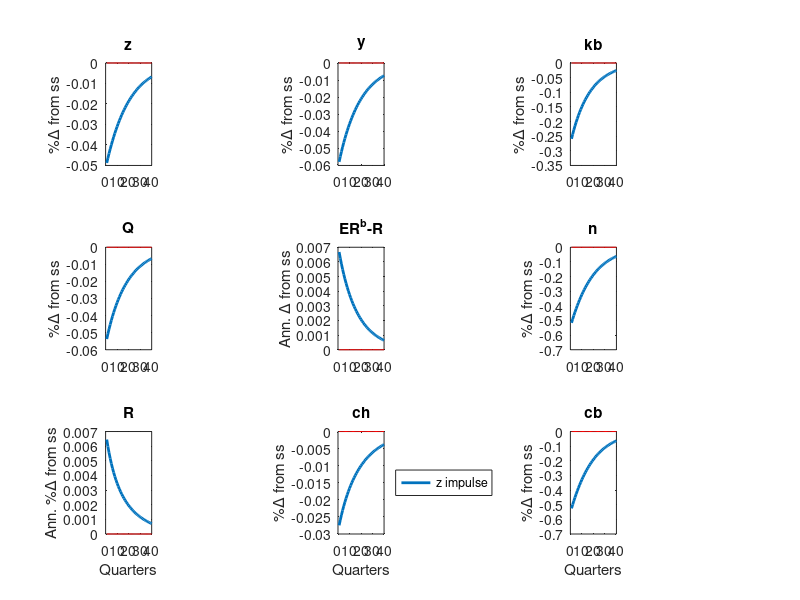
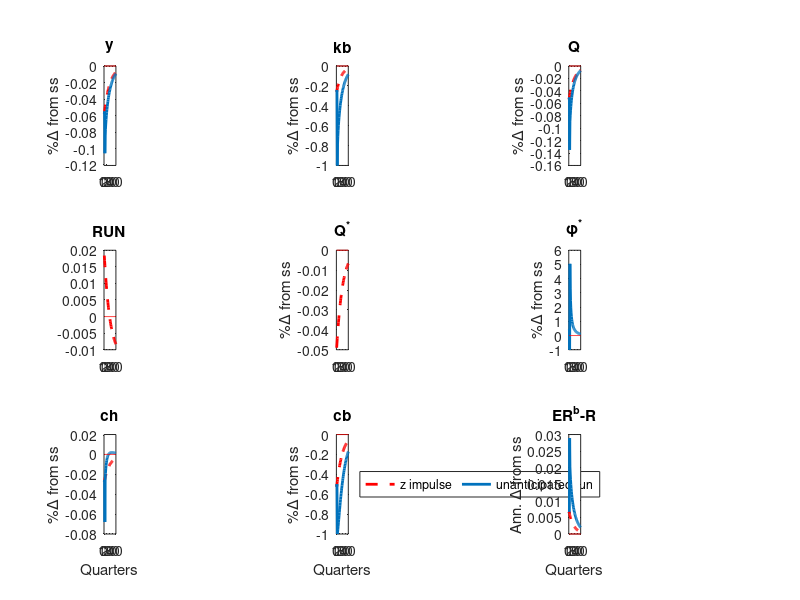
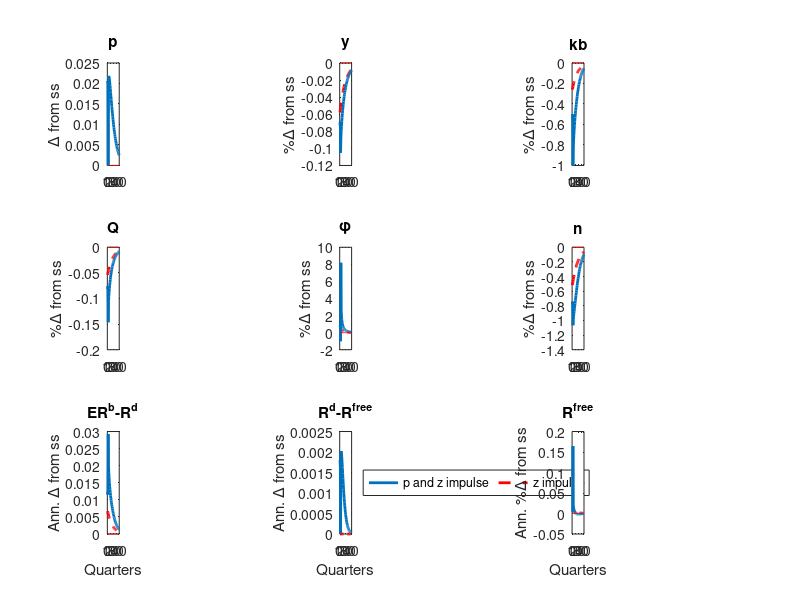

These figures' MATLAB source, in order:
clear all

%% load the workspaces containing impulse responses 
load unanticipated
load anticipated_run_does_not_happen
load anticipated_run_happens_at_time_3

%% extract and compute relevant variables

kh_prun=x_path(1:T);
q_prun=x_path(T+1:2*T);
d_prun=x_path(2*T+1:3*T);

n_prun=P.sigma*( (q_prun(2:end)+z(2:end)-mc_val*q_prun(1:end-1)).*(1-kh_prun(1:end-1)) - d_prun(1:end-1)   ) + P.w;

n_prun=[N_ss;n_prun];

ch_prun=y(2:end)-(1-P.sigma)*(n_prun(2:end)-P.w)./P.sigma - P.alpha/2*kh_prun(2:end).^2-mc_val*q_prun(1:end-1).*(1-kh_prun(1:end-1));
ch_prun=[ch_ss;ch_prun];
phi_prun=q_prun.*(1-kh_prun)./n_prun;
q_bar_prun=gamma_val*d_prun(1:end-2)./(1-kh_prun(1:end-2))-z(2:end-1)-mc_val*q_prun(1:end-2);

pai_check=P.pbar*(1-(q_run(3:end)+z(3:end)).*(1-kh_prun(2:end-1))./d_prun(2:end-1)).^P.delta_p;
pai=max(P.pbar*(1-(q_run(3:end)+z(3:end)).*(1-kh_prun(2:end-1))./d_prun(2:end-1)).^P.delta_p,0);
pai=[0;pai;pai(end)];


Rk_z=[1/beta+spread_val; (z(3:end) + q_z(3:end))./q_z(2:end-1) ;1/beta+spread_val ];
Rh_z=[1/beta; (z(3:end) + q_z(3:end))./(q_z(2:end-1)+alpha*kh_z(2:end-1)) ;1/beta+spread_val ];

Rk_zrun=[1/beta+spread_val; Rk_z(2:t_run); (z(t_run+2:end) + q_zrun(t_run+2:end))./q_zrun(t_run+1:end-1) ;1/beta+spread_val ];

Spreadk_z=Rk_z-R_z;
Spreadk_zrun=Rk_zrun-R_zrun;
Spreadk_prun=Rk_prun-R_prun;
Spreadd_prun=R_prun-R_rf_prun;
Run_z=1-(q_run_plot(3:end)+z(3:end)).*(1-kh_z(2:end-1))./(gamma_val*d_z(2:end-1));
Run_p=1-(q_run(3:end)+z(3:end)).*(1-kh_prun(2:end-1))./d_prun(2:end-1);


phi_after_run=q_path_after_run(3:end).*(1-kh_path_after_run(2:end-1))./((1+P.sigma)*P.w);
pai_dev=pai(2:end-3);
deviation_loss=(1-pai_dev).*(1-P.sigma+P.sigma*P.theta*phi_prun(3:end-2)).*( (z(3:end-2) + q_prun(3:end-2))./q_prun(2:end-3) - R_prun(2:end-3)  ).*phi_prun(2:end-3);
deviation_gain=pai_dev.*P.beta.*(1-P.sigma+P.sigma*P.theta*phi_after_run).*( (z(3:end-2) + q_run(3:end-2))./q_prun(2:end-3) );
daviation_value=deviation_gain-deviation_loss;

%% GENERATE PLOTS


%% Z SHOCK
SS=zeros(size(z(2:1+N)));
figure 
 
subplot(3,3,1)
plot((z(2:1+N)-Z_ss)/Z_ss  ,'LineWidth',2   )     %plot(oo_.irfs.z_eps_z(1:PERIODS)) 
hold on
plot(SS,'r');
title('z')
ylabel('%\Delta from ss') 


subplot(3,3,2)
plot((y_z(2:1+N)-y_ss)/y_ss,'LineWidth',2)  
hold on
plot(SS,'r');
title('y')
ylabel('%\Delta from ss') 


subplot(3,3,3)
plot((1-kh_z(2:1+N)-kb_ss)/kb_ss,'LineWidth',2) 
hold on
plot(SS,'r');
title('kb')
ylabel('%\Delta from ss') 


subplot(3,3,4)
plot((q_z(2:1+N)-Q_ss)/Q_ss,'LineWidth',2) 
hold on
plot(SS,'r');
title('Q')
ylabel('%\Delta from ss') 



subplot(3,3,5)
plot(4*(Spreadk_z(2:1+N)-spread_val),'LineWidth',2) 
hold on
plot(SS,'r');
title('ER^{b}-R')
ylabel('Ann. \Delta from ss') 


subplot(3,3,6)
plot((n_z(2:1+N)-N_ss)/N_ss,'LineWidth',2) 
hold on
plot(SS,'r');
title('n')
ylabel('%\Delta from ss') 



subplot(3,3,7)
plot(4*(R_z(2:1+N)-R_ss)/R_ss,'LineWidth',2) 
hold on
plot(SS,'r');
title('R')
xlabel('Quarters')
ylabel('Ann. %\Delta from ss') 


subplot(3,3,8)
plot((ch_z(2:1+N)-ch_ss)/ch_ss,'LineWidth',2) 
hold on
%legend('Recession','Location','SouthOutside')
plot(SS,'r');

title('ch')

xlabel('Quarters')
ylabel('%\Delta from ss') 
legend('z impulse','Location','EastOutside','Orientation', 'Horizontal')

subplot(3,3,9)
plot((cb_z(2:1+N)-cb_ss)/cb_ss,'LineWidth',2) 
hold on
plot(SS,'r');
title('cb')
xlabel('Quarters')
ylabel('%\Delta from ss') 














%% Unanticipated Run

figure 

subplot(3,3,1)
plot((y_z(2:1+N)-y_ss)/y_ss,'r--','LineWidth',2)  
hold on
plot((y(2:1+N)- P.alpha/2*kh_zrun(2:1+N).^2-y_ss)/y_ss,'LineWidth',2)
plot(SS,'r');
title('y')
ylabel('%\Delta from ss') 


subplot(3,3,2)
plot((1-kh_z(2:1+N)-kb_ss)/kb_ss,'r--','LineWidth',2) 
hold on
plot((1-kh_zrun(2:1+N)-kb_ss)/kb_ss,'LineWidth',2)
plot(SS,'r');
title('kb')
ylabel('%\Delta from ss') 


subplot(3,3,3)
plot((q_z(2:1+N)-Q_ss)/Q_ss,'r--','LineWidth',2) 
hold on
plot((q_zrun(2:1+N)-Q_ss)/Q_ss,'LineWidth',2) 
plot(SS,'r');
title('Q')
ylabel('%\Delta from ss') 

subplot(3,3,4)

plot((Run_z(1:N)),'r--','LineWidth',2) 
hold on
plot(SS(1:end),'r');
title('RUN')



subplot(3,3,5)

%plot((q_bar_norun(2:N+1)-(d_z(1)./(1-kh_z(1))-Z_ss))/(d_z(1)./(1-kh_z(1))-Z_ss),'LineWidth',2) 
plot( (q_run_plot(3:N+2)-q_run_plot(end))/q_run_plot(end),'r--','LineWidth',2) 
hold on
plot(SS,'r');
title('Q^{*}')

ylabel('%\Delta from ss') 



% 
subplot(3,3,6)
plot((phi_z(2:1+N)-phi_ss)/phi_ss,'r--','LineWidth',2) 
%hold on
plot((phi_zrun(2:1+N)-phi_ss)/phi_ss,'LineWidth',2)
hold on
plot(SS,'r');
title('\phi^{*}')
ylabel('%\Delta from ss') 



subplot(3,3,7)
plot((ch_z(2:1+N)-ch_ss)/ch_ss,'r--','LineWidth',2) 
hold on
plot((ch_zrun(2:1+N)-ch_ss)/ch_ss,'LineWidth',2) 
plot(SS,'r');
title('ch')
xlabel('Quarters')
ylabel('%\Delta from ss') 


subplot(3,3,8)
plot((cb_z(2:1+N)-cb_ss)/cb_ss,'r--','LineWidth',2) 
hold on
plot(((1-P.sigma)*(n_zrun(2:1+N)-P.w)./P.sigma-cb_ss)/cb_ss,'LineWidth',2) 
plot(SS,'r');

title('cb')
xlabel('Quarters')
ylabel('%\Delta from ss') 
legend('z impulse','unanticipated run','Location','EastOutside','Orientation', 'Horizontal')

subplot(3,3,9)
plot(4*(Spreadk_zrun(2:1+N)-spread_val),'LineWidth',2) 
hold on
plot(4*(Spreadk_z(2:1+N)-spread_val),'r--','LineWidth',2) 
hold on
plot(SS,'r');
title('ER^{b}-R')
xlabel('Quarters')
ylabel('Ann. \Delta from ss') 


%% Anticipated run

figure 
 
subplot(3,3,1)
plot((pai(2:1+N))  ,'LineWidth',2     ) 
hold on
plot(SS,'r');
title('p')
ylabel('\Delta from ss') 


subplot(3,3,2)
plot((y_z(2:1+N)-y_ss)/y_ss,'r--','LineWidth',2)  
hold on
plot((y(2:1+N)- P.alpha/2*kh_prun(2:1+N).^2-mc_val*q_prun(1:N).*(1-kh_prun(1:N))-y_ss)/y_ss,'LineWidth',2)
plot(SS,'r');
title('y')
ylabel('%\Delta from ss') 


subplot(3,3,3)
plot((1-kh_z(2:1+N)-kb_ss)/kb_ss,'r--','LineWidth',2) 
hold on
plot((1-kh_prun(2:1+N)-kb_ss)/kb_ss,'LineWidth',2)
plot(SS,'r');
title('kb')
ylabel('%\Delta from ss') 


subplot(3,3,4)
plot((q_z(2:1+N)-Q_ss)/Q_ss,'r--','LineWidth',2) 
hold on
plot((q_prun(2:1+N)-Q_ss)/Q_ss,'LineWidth',2) 
plot(SS,'r');
title('Q')
ylabel('%\Delta from ss') 

subplot(3,3,5)
plot((phi_z(2:1+N)-phi_ss)/phi_ss,'r--','LineWidth',2) 
hold on
plot((phi_prun(2:1+N)-phi_ss)/phi_ss,'LineWidth',2)
plot(SS,'r');
title('\phi')
ylabel('%\Delta from ss') 

 

subplot(3,3,6)
plot((n_z(2:1+N)-N_ss)/N_ss,'r--','LineWidth',2) 
hold on
plot((n_prun(2:1+N)-N_ss)/N_ss,'LineWidth',2) 
plot(SS,'r');
title('n')
ylabel('%\Delta from ss') 


subplot(3,3,7)
plot(4*(Spreadk_prun(2:1+N)-spread_val),'LineWidth',2) 
hold on
plot(4*(Spreadk_z(2:1+N)-spread_val),'r--','LineWidth',2)
plot(SS,'r');
title('ER^{b}-R^{d}')
xlabel('Quarters')
ylabel('Ann. \Delta from ss') 



subplot(3,3,8)
plot(4*Spreadd_prun(2:1+N),'LineWidth',2) 
hold on
plot(SS,'r--','LineWidth',2);
title('R^{d}-R^{free}')
xlabel('Quarters')
ylabel('Ann. \Delta from ss')
legend('p and z impulse','z impulse','Location','EastOutside','Orientation', 'Horizontal')

subplot(3,3,9)
plot(4*(R_z(2:1+N)-R_ss)/R_ss,'r--','LineWidth',2) 
hold on
plot(4*(R_rf_prun(2:1+N)-R_ss)/R_ss,'LineWidth',2) 
plot(SS,'r');
title('R^{free}')
%legend('z impulse','p and z impulse','Location','SouthOutside')
xlabel('Quarters')
ylabel('Ann. %\Delta from ss') 



